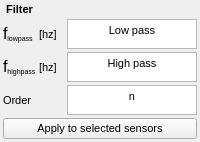
            <widget class="QFrame" name="filterObject">
             <property name="sizePolicy">
              <sizepolicy hsizetype="Minimum" vsizetype="MinimumExpanding">
               <horstretch>0</horstretch>
               <verstretch>0</verstretch>
              </sizepolicy>
             </property>
             <property name="maximumSize">
              <size>
               <width>16777215</width>
               <height>200</height>
              </size>
             </property>
             <property name="font">
              <font>
               <pointsize>8</pointsize>
              </font>
             </property>
             <property name="frameShape">
              <enum>QFrame::NoFrame</enum>
             </property>
             <property name="frameShadow">
              <enum>QFrame::Plain</enum>
             </property>
             <layout class="QGridLayout" name="gridLayout_7">
              <property name="leftMargin">
               <number>3</number>
              </property>
              <property name="topMargin">
               <number>3</number>
              </property>
              <property name="rightMargin">
               <number>3</number>
              </property>
              <property name="bottomMargin">
               <number>3</number>
              </property>
              <property name="spacing">
               <number>3</number>
              </property>
              <item row="0" column="0">
               <widget class="QLabel" name="label_6">
                <property name="sizePolicy">
                 <sizepolicy hsizetype="Minimum" vsizetype="Minimum">
                  <horstretch>0</horstretch>
                  <verstretch>0</verstretch>
                 </sizepolicy>
                </property>
                <property name="font">
                 <font>
                  <pointsize>8</pointsize>
                 </font>
                </property>
                <property name="text">
                 <string>&lt;html&gt;&lt;head/&gt;&lt;body&gt;&lt;p align=&quot;center&quot;&gt;&lt;span style=&quot; font-weight:600;&quot;&gt;Filter&lt;/span&gt;&lt;/p&gt;&lt;/body&gt;&lt;/html&gt;</string>
                </property>
               </widget>
              </item>
              <item row="1" column="0">
               <widget class="QLabel" name="label_4">
                <property name="sizePolicy">
                 <sizepolicy hsizetype="Minimum" vsizetype="Minimum">
                  <horstretch>0</horstretch>
                  <verstretch>0</verstretch>
                 </sizepolicy>
                </property>
                <property name="font">
                 <font>
                  <pointsize>8</pointsize>
                 </font>
                </property>
                <property name="text">
                 <string>&lt;html&gt;&lt;head/&gt;&lt;body&gt;&lt;p&gt;&lt;span style=&quot; font-size:12pt;&quot;&gt;f&lt;/span&gt;&lt;span style=&quot; vertical-align:sub;&quot;&gt;lowpass&lt;/span&gt;&lt;/p&gt;&lt;/body&gt;&lt;/html&gt;</string>
                </property>
                <property name="textFormat">
                 <enum>Qt::RichText</enum>
                </property>
               </widget>
              </item>
              <item row="1" column="1">
               <widget class="QLabel" name="label_34">
                <property name="sizePolicy">
                 <sizepolicy hsizetype="Minimum" vsizetype="Minimum">
                  <horstretch>0</horstretch>
                  <verstretch>0</verstretch>
                 </sizepolicy>
                </property>
                <property name="font">
                 <font>
                  <pointsize>8</pointsize>
                  <weight>50</weight>
                  <bold>false</bold>
                 </font>
                </property>
                <property name="text">
                 <string>[hz]</string>
                </property>
               </widget>
              </item>
              <item row="1" column="2">
               <widget class="QTextEdit" name="lowValue">
                <property name="sizePolicy">
                 <sizepolicy hsizetype="Minimum" vsizetype="Minimum">
                  <horstretch>0</horstretch>
                  <verstretch>0</verstretch>
                 </sizepolicy>
                </property>
                <property name="minimumSize">
                 <size>
                  <width>0</width>
                  <height>0</height>
                 </size>
                </property>
                <property name="maximumSize">
                 <size>
                  <width>130</width>
                  <height>30</height>
                 </size>
                </property>
                <property name="font">
                 <font>
                  <pointsize>8</pointsize>
                 </font>
                </property>
                <property name="layoutDirection">
                 <enum>Qt::RightToLeft</enum>
                </property>
                <property name="verticalScrollBarPolicy">
                 <enum>Qt::ScrollBarAlwaysOff</enum>
                </property>
                <property name="horizontalScrollBarPolicy">
                 <enum>Qt::ScrollBarAlwaysOff</enum>
                </property>
                <property name="lineWrapMode">
                 <enum>QTextEdit::WidgetWidth</enum>
                </property>
                <property name="html">
                 <string>&lt;!DOCTYPE HTML PUBLIC &quot;-//W3C//DTD HTML 4.0//EN&quot; &quot;http://www.w3.org/TR/REC-html40/strict.dtd&quot;&gt;
&lt;html&gt;&lt;head&gt;&lt;meta name=&quot;qrichtext&quot; content=&quot;1&quot; /&gt;&lt;style type=&quot;text/css&quot;&gt;
p, li { white-space: pre-wrap; }
&lt;/style&gt;&lt;/head&gt;&lt;body style=&quot; font-family:'MS Shell Dlg 2'; font-size:8pt; font-weight:400; font-style:normal;&quot;&gt;
&lt;p align=&quot;center&quot; style=&quot; margin-top:0px; margin-bottom:0px; margin-left:0px; margin-right:0px; -qt-block-indent:0; text-indent:0px;&quot;&gt;Low pass&lt;/p&gt;&lt;/body&gt;&lt;/html&gt;</string>
                </property>
                <property name="acceptRichText">
                 <bool>false</bool>
                </property>
               </widget>
              </item>
              <item row="2" column="0">
               <widget class="QLabel" name="fhigh">
                <property name="sizePolicy">
                 <sizepolicy hsizetype="Minimum" vsizetype="Minimum">
                  <horstretch>0</horstretch>
                  <verstretch>0</verstretch>
                 </sizepolicy>
                </property>
                <property name="font">
                 <font>
                  <pointsize>8</pointsize>
                 </font>
                </property>
                <property name="text">
                 <string>&lt;html&gt;&lt;head/&gt;&lt;body&gt;&lt;p&gt;&lt;span style=&quot; font-size:12pt;&quot;&gt;f&lt;/span&gt;&lt;span style=&quot; vertical-align:sub;&quot;&gt;highpass&lt;/span&gt;&lt;/p&gt;&lt;/body&gt;&lt;/html&gt;</string>
                </property>
                <property name="textFormat">
                 <enum>Qt::RichText</enum>
                </property>
               </widget>
              </item>
              <item row="2" column="1">
               <widget class="QLabel" name="label_35">
                <property name="sizePolicy">
                 <sizepolicy hsizetype="Minimum" vsizetype="Minimum">
                  <horstretch>0</horstretch>
                  <verstretch>0</verstretch>
                 </sizepolicy>
                </property>
                <property name="font">
                 <font>
                  <pointsize>8</pointsize>
                  <weight>50</weight>
                  <bold>false</bold>
                 </font>
                </property>
                <property name="text">
                 <string>[hz]</string>
                </property>
               </widget>
              </item>
              <item row="2" column="2">
               <widget class="QTextEdit" name="highValue">
                <property name="sizePolicy">
                 <sizepolicy hsizetype="Minimum" vsizetype="Minimum">
                  <horstretch>0</horstretch>
                  <verstretch>0</verstretch>
                 </sizepolicy>
                </property>
                <property name="minimumSize">
                 <size>
                  <width>0</width>
                  <height>0</height>
                 </size>
                </property>
                <property name="maximumSize">
                 <size>
                  <width>130</width>
                  <height>30</height>
                 </size>
                </property>
                <property name="font">
                 <font>
                  <pointsize>8</pointsize>
                 </font>
                </property>
                <property name="layoutDirection">
                 <enum>Qt::RightToLeft</enum>
                </property>
                <property name="verticalScrollBarPolicy">
                 <enum>Qt::ScrollBarAlwaysOff</enum>
                </property>
                <property name="horizontalScrollBarPolicy">
                 <enum>Qt::ScrollBarAlwaysOff</enum>
                </property>
                <property name="html">
                 <string>&lt;!DOCTYPE HTML PUBLIC &quot;-//W3C//DTD HTML 4.0//EN&quot; &quot;http://www.w3.org/TR/REC-html40/strict.dtd&quot;&gt;
&lt;html&gt;&lt;head&gt;&lt;meta name=&quot;qrichtext&quot; content=&quot;1&quot; /&gt;&lt;style type=&quot;text/css&quot;&gt;
p, li { white-space: pre-wrap; }
&lt;/style&gt;&lt;/head&gt;&lt;body style=&quot; font-family:'MS Shell Dlg 2'; font-size:8pt; font-weight:400; font-style:normal;&quot;&gt;
&lt;p align=&quot;center&quot; style=&quot; margin-top:0px; margin-bottom:0px; margin-left:0px; margin-right:0px; -qt-block-indent:0; text-indent:0px;&quot;&gt;High pass&lt;/p&gt;&lt;/body&gt;&lt;/html&gt;</string>
                </property>
                <property name="acceptRichText">
                 <bool>false</bool>
                </property>
               </widget>
              </item>
              <item row="3" column="0">
               <widget class="QLabel" name="label_7">
                <property name="sizePolicy">
                 <sizepolicy hsizetype="Minimum" vsizetype="Minimum">
                  <horstretch>0</horstretch>
                  <verstretch>0</verstretch>
                 </sizepolicy>
                </property>
                <property name="font">
                 <font>
                  <pointsize>8</pointsize>
                 </font>
                </property>
                <property name="text">
                 <string>Order</string>
                </property>
               </widget>
              </item>
              <item row="3" column="2">
               <widget class="QTextEdit" name="orderValue">
                <property name="sizePolicy">
                 <sizepolicy hsizetype="Minimum" vsizetype="Minimum">
                  <horstretch>0</horstretch>
                  <verstretch>0</verstretch>
                 </sizepolicy>
                </property>
                <property name="minimumSize">
                 <size>
                  <width>0</width>
                  <height>0</height>
                 </size>
                </property>
                <property name="maximumSize">
                 <size>
                  <width>130</width>
                  <height>30</height>
                 </size>
                </property>
                <property name="font">
                 <font>
                  <pointsize>8</pointsize>
                 </font>
                </property>
                <property name="layoutDirection">
                 <enum>Qt::RightToLeft</enum>
                </property>
                <property name="verticalScrollBarPolicy">
                 <enum>Qt::ScrollBarAlwaysOff</enum>
                </property>
                <property name="horizontalScrollBarPolicy">
                 <enum>Qt::ScrollBarAlwaysOff</enum>
                </property>
                <property name="html">
                 <string>&lt;!DOCTYPE HTML PUBLIC &quot;-//W3C//DTD HTML 4.0//EN&quot; &quot;http://www.w3.org/TR/REC-html40/strict.dtd&quot;&gt;
&lt;html&gt;&lt;head&gt;&lt;meta name=&quot;qrichtext&quot; content=&quot;1&quot; /&gt;&lt;style type=&quot;text/css&quot;&gt;
p, li { white-space: pre-wrap; }
&lt;/style&gt;&lt;/head&gt;&lt;body style=&quot; font-family:'MS Shell Dlg 2'; font-size:8pt; font-weight:400; font-style:normal;&quot;&gt;
&lt;p align=&quot;center&quot; style=&quot; margin-top:0px; margin-bottom:0px; margin-left:0px; margin-right:0px; -qt-block-indent:0; text-indent:0px;&quot;&gt;n&lt;/p&gt;&lt;/body&gt;&lt;/html&gt;</string>
                </property>
                <property name="acceptRichText">
                 <bool>false</bool>
                </property>
               </widget>
              </item>
              <item row="4" column="0" colspan="3">
               <widget class="QPushButton" name="buttonFilterFreq">
                <property name="sizePolicy">
                 <sizepolicy hsizetype="Minimum" vsizetype="Minimum">
                  <horstretch>0</horstretch>
                  <verstretch>0</verstretch>
                 </sizepolicy>
                </property>
                <property name="maximumSize">
                 <size>
                  <width>16777215</width>
                  <height>50</height>
                 </size>
                </property>
                <property name="font">
                 <font>
                  <pointsize>8</pointsize>
                 </font>
                </property>
                <property name="text">
                 <string>Apply to selected sensors</string>
                </property>
               </widget>
              </item>
             </layout>
            </widget>
